Frame 1 (no input): blank canvas, image omitted
Frame 60 (no input): blank canvas, image omitted
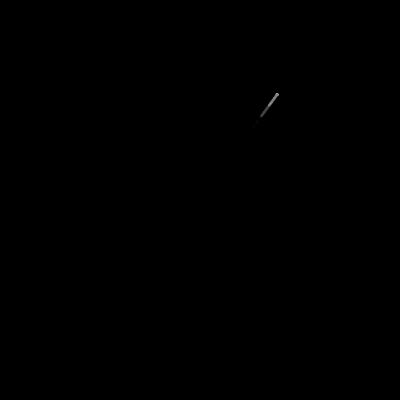
Frame 120 (the mouse pressed at the canvas centre since frame 60)

The p5.js sketch whose frames 1 and 60 were blank and that drew this single picture after the mouse press (run headless with seeded random() and noise() and a simulated clock; from frame 60 on, the mouse is pressed at the canvas centre):

// p5.js sketch
// ── sketch.js
let particules = [];

function setup() {
	createCanvas(400,400);
}

function mousePressed() {
	particules.push(new Particule(mouseX,mouseY));
}

function draw() {
	// background(255,20,147,1);
	// frameRate(1);
	background(0);

	for (let p of particules) {
		p.edge();
		p.update();
		p.show();
	}

}



class Particule {
	constructor(x,y) {
		this.pos = createVector(x,y);
		this.vel = createVector(random(-3,3),random(-3,3));
		this.trend= [];
	}

	update() {
		this.pos.add(this.vel);
		this.trend.push(createVector(this.pos.x, this.pos.y));
		if (this.trend.length > 20) {
			this.trend.splice(0,1);
		}
	}

	edge() {
		if (this.pos.x > width || this.pos.x < 0) this.vel.x *= -1;
		if (this.pos.y > height || this.pos.y < 0) this.vel.y *= -1;
	}

	show() {
		stroke(255);
		strokeWeight(3);
		point(this.pos.x,this.pos.y);
		let i=0;
		for (let p of this.trend) {
			stroke(200 & (10*i++));
			point(p.x,p.y);
		}
	}
}
